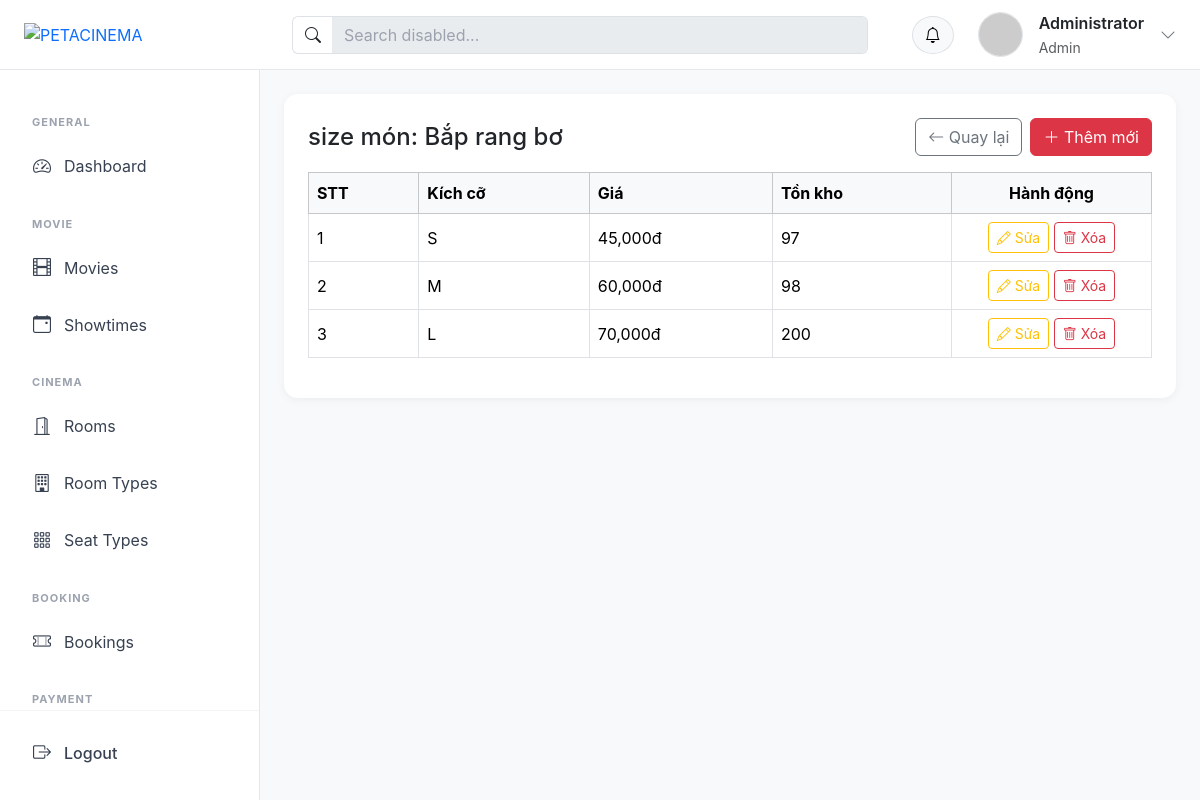
Screenshot of /?action=food_variant_list&food_id=11 (signed in) with the database file from the repository.
### tables this page shows
CREATE TABLE `foods` (
  `id` int NOT NULL,
  `name` varchar(255) NOT NULL,
  `description` text,
  `image` varchar(255) DEFAULT NULL,
  `status` enum('active','inactive') DEFAULT 'active'
);

CREATE TABLE `food_variants` (
  `id` int NOT NULL,
  `food_id` int NOT NULL,
  `size` varchar(10) DEFAULT NULL,
  `price` decimal(10,2) DEFAULT NULL,
  `stock` int DEFAULT '0'
);

### controllers/FoodVariantController.php (called while the page is built, shortened)
<?php
class FoodVariantController
{
    public function list()
    {
        $foodId = (int) ($_GET['food_id'] ?? 0);
        $foodModel = new FoodModel();
        $food = $foodModel->getById($foodId);
        $variantModel = new FoodVariantModel();
        $variants = $variantModel->getByFoodId($foodId);
        require_once PATH_VIEW . 'admin/layout/layout.php';
    }
}

### index.php (called while the page is built, shortened)
<?php
require_once './configs/helper.php';
spl_autoload_register(function ($class) {
    $fileName = "$class.php";
    $fileModel              = PATH_MODEL . $fileName;
});
require_once './routes/index.php';

### models/BaseModel.php (called while the page is built, shortened)
<?php
class BaseModel
{
    public function __construct()
    {
        $dsn = sprintf('mysql:host=%s;port=%s;dbname=%s;charset=utf8mb4', DB_HOST, DB_PORT, DB_NAME);
        try {
            $this->pdo = new PDO($dsn, DB_USERNAME, DB_PASSWORD, DB_OPTIONS);
        } catch (PDOException $e) {
            die("Kết nối cơ sở dữ liệu thất bại: {$e->getMessage()}. Vui lòng thử lại sau.");
        }
    }
}

### models/FoodModel.php (called while the page is built, shortened)
<?php
class FoodModel extends BaseModel
{
    protected $table = "foods";
    public function getById($id)
    {
        $sql = "SELECT * FROM {$this->table} WHERE id = :id";
        $stmt = $this->pdo->prepare($sql);
        $stmt->bindParam(':id', $id, PDO::PARAM_INT);
        $stmt->execute();
        return $stmt->fetch();
    }
}

### configs/helper.php (called while the page is built, shortened)
<?php
if (!function_exists('h')) {
    function h($value)
    {
        return htmlspecialchars((string) $value, ENT_QUOTES, 'UTF-8');
    }
}

### models/FoodVariantModel.php (called while the page is built, shortened)
<?php
class FoodVariantModel extends BaseModel
{
    protected $table = "food_variants";
    public function getByFoodId($foodId)
    {
        $sql = "SELECT v.*, f.name AS food_name
                FROM {$this->table} v
                JOIN foods f ON f.id = v.food_id
                WHERE v.food_id = :food_id
                ORDER BY v.id ASC";
        $stmt = $this->pdo->prepare($sql);
        $stmt->bindParam(':food_id', $foodId, PDO::PARAM_INT);
        $stmt->execute();
        return $stmt->fetchAll();
    }
}

### views/admin/food_variant/list.php (the view, shortened to what this page needs)
<div class="card p-4">
    <div class="d-flex align-items-center justify-content-between mb-3">
        <h4 class="mb-0">size món: <?= h($food['name']) ?></h4>
        <div class="d-flex gap-2">
            <a href="?action=food_list" class="btn btn-outline-secondary">
                <i class="bi bi-arrow-left"></i> Quay lại
            </a>
            <a href="?action=food_variant_add&food_id=<?= (int) $food['id'] ?>" class="btn btn-danger">
                <i class="bi bi-plus-lg"></i> Thêm mới
            </a>
        </div>
    </div>
    <div class="table-responsive">
        <table class="table table-bordered align-middle">
            <thead class="table-light">
                <tr>
                    <th>STT</th>
                    <th>Kích cỡ</th>
                    <th>Giá</th>
                    <th>Tồn kho</th>
                    <th class="text-center" style="width: 200px;">Hành động</th>
                </tr>
            </thead>
            <tbody>
                <?php if (empty($variants)): ?>
                    <tr>
                        <td colspan="5" class="text-center text-muted">Món này chưa có size nào.</td>
                    </tr>
                <?php else: ?>
                    <?php $stt = 1; ?>
                    <?php foreach ($variants as $variant): ?>
                        <tr>
                            <td><?= $stt++ ?></td>
                            <td><?= h($variant['size']) ?></td>
                            <td><?= number_format((float) $variant['price']) ?>đ</td>
                            <td><?= (int) $variant['stock'] ?></td>
                            <td class="text-center">
                                <a href="?action=food_variant_edit&id=<?= (int) $variant['id'] ?>" class="btn btn-sm btn-outline-warning">
                                    <i class="bi bi-pencil"></i> Sửa
                                </a>
                                <form action="?action=food_variant_delete" method="post" class="d-inline">
                                    <button type="submit" class="btn btn-sm btn-outline-danger" onclick="return confirm('Bạn có chắc chắn muốn xóa dữ liệu này?')">
                                        <i class="bi bi-trash"></i> Xóa
                                    </button>
                                </form>
                            </td>
                        </tr>
                    <?php endforeach; ?>
                <?php endif; ?>
            </tbody>
        </table>
    </div>
</div>

### assets/css/admin.css (style rules this page uses)
:root { --header-height: 70px; --sidebar-width: 260px; }
body { margin: 0; background: #f8f9fa; font-family: "Inter", -apple-system, BlinkMacSystemFont, "Segoe UI", Roboto, sans-serif; min-height: 100vh; }
.content .table-responsive { width: 100%; overflow-x: auto; }
.card { border: none; border-radius: 14px; box-shadow: 0 2px 10px rgba(0, 0, 0, 0.05); }

### rows the page displays
foods: name "Bắp rang bơ"
food_variants: size "S", price "45,000", stock "97"
food_variants: size "M", price "60,000", stock "98"
food_variants: size "L", price "70,000", stock "200"

### other values shown
$user['fullname'] "Administrator"
$user['role'] "Admin"
